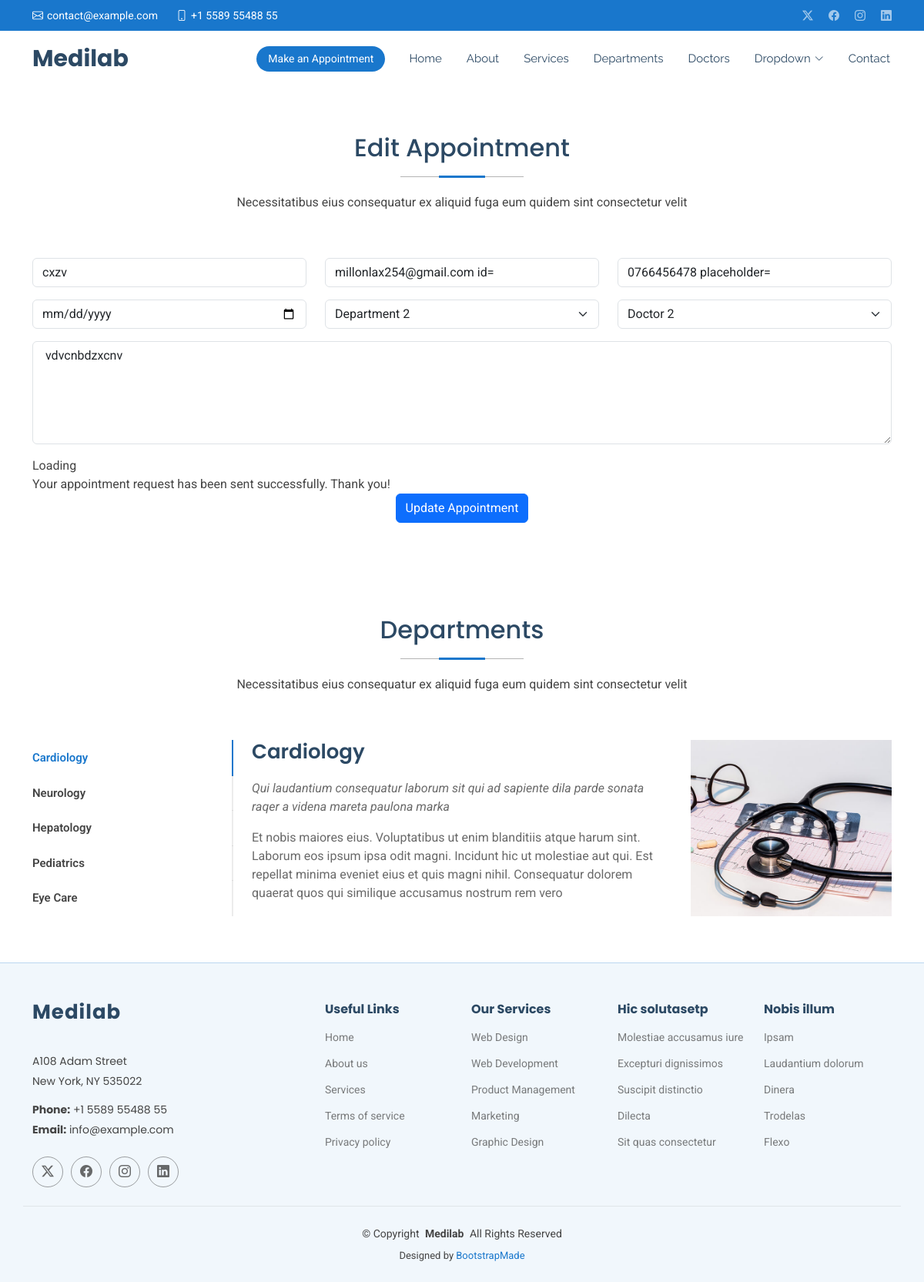
The page /edit/8 on the database as committed earlier.
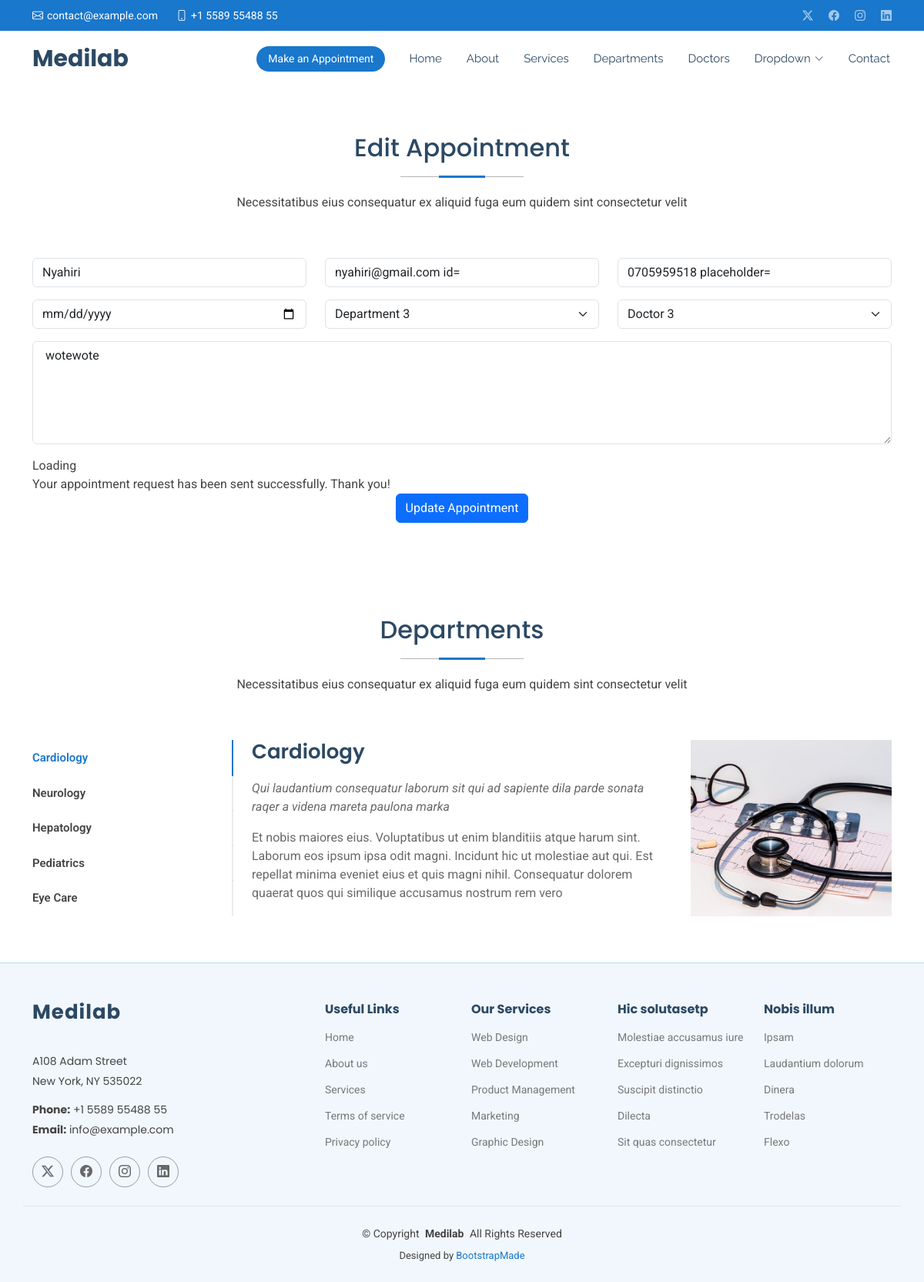
The same page on the database as committed later.
### medapp/models.py (models this page shows, shortened)
class Appointment(models.Model):
    name = models.CharField(max_length=50)
    email = models.EmailField()
    phone = models.CharField(max_length=15)
    date = models.DateField()
    department = models.CharField(max_length=50)
    doctor = models.CharField(max_length=50)
    message = models.TextField()

### medapp/views.py (the view)
# urls.py: path('edit/<int:id>', views.edit,name='edit'),
def edit(request,id):
    appointment = get_object_or_404 (Appointment,id=id)
    if request.method == 'POST':
        appointment.name = request.POST.get('name')
        appointment.email = request.POST.get('email')
        appointment.phone = request.POST.get('phone')
        appointment.date = request.POST.get('date')
        appointment.doctor = request.POST.get('doctor')
        appointment.department = request.POST.get('department')
        appointment.message = request.POST.get('message')
        appointment.save()
        return redirect('/show')
    else:
        return render(request, 'edit.html', {'appointment': appointment})

### Templates/edit.html (shortened to what the changed rows need)
{% extends 'starter-page.html' %}
{% load static %}
{% block content %}
    <section id="appointment" class="appointment section">
      <div class="container section-title" data-aos="fade-up">
        <h2>Edit Appointment</h2>
      </div>
      <div class="container" data-aos="fade-up" data-aos-delay="100">
        <form method="post" >
          <div class="row">
            <div class="col-md-4 form-group">
              <input type="text" name="name" class="form-control" id="name" value="{{ appointment.name }}" placeholder="Your Name" required="">
            </div>
            <div class="col-md-4 form-group mt-3 mt-md-0">
              <input type="email" class="form-control" name="email"  value="{{ appointment.email }} id="email" placeholder="Your Email" required="">
            </div>
            <div class="col-md-4 form-group mt-3 mt-md-0">
              <input type="tel" class="form-control" name="phone" id="phone"  value="{{ appointment.phone}} placeholder="Your Phone" required="">
            </div>
          </div>
          <div class="row">
            <div class="col-md-4 form-group mt-3">
              <input type="date" name="date" class="form-control datepicker" id="date"  value="{{ appointment.date }} placeholder="Appointment Date" required="">
            </div>
            <div class="col-md-4 form-group mt-3">
              <select name="department" id="department" value="{{ appointment.department }}" class="form-select" required="">
                <option value="Department 2"  {% if appointment.department == "Department 2" %}selected{% endif %} >Department 2</option>
                <option value="Department 3"  {% if appointment.department == "Department 3" %}selected{% endif %} >Department 3</option>
              </select>
            </div>
            <div class="col-md-4 form-group mt-3">
              <select name="doctor" id="doctor" class="form-select" required="">
                <option value="Doctor 2" {% if appointment.doctor == "Doctor 2" %}selected{% endif %}>Doctor 2</option>
                <option value="Doctor 3" {% if appointment.doctor == "Doctor 3" %}selected{% endif %}>Doctor 3</option>
              </select>
            </div>
          </div>
          <div class="form-group mt-3">
            <textarea class="form-control" name="message" rows="5" placeholder="Message (Optional)"> {{ appointment.message }}</textarea>
          </div>
        </form>
      </div>
    </section>
    <section id="departments" class="departments section">
      <div class="container section-title" data-aos="fade-up">
        <h2>Departments</h2>
      </div>
    </section>
{% endblock %}

Rows that differ between the two databases and show on the page:
changed Appointment: name "cxzv" → "Nyahiri"; email "millonlax254@gmail.com id=" → "nyahiri@gmail.com id="; phone "0766456478 placeholder=" → "0705959518 placeholder="; department "Department 2" → "Department 3"; doctor "Doctor 2" → "Doctor 3"; message "vdvcnbdzxcnv" → "wotewote"
